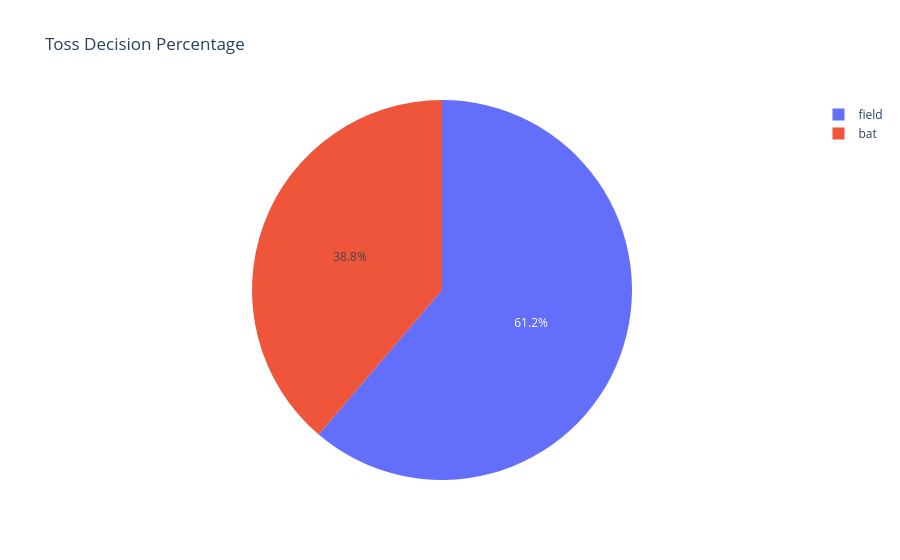

Source (notebook cell):
### Code cell
decision_df = (
    df["toss_decision"]
      .value_counts()
      .reset_index()
)

decision_df.columns = ["Decision", "Count"]

fig = px.pie(
    decision_df,
    names="Decision",
    values="Count",
    title="Toss Decision Percentage"
)

fig.show()

### Figure 1 — Plotly figure (JSON) as saved in the notebook; plotly's stock layout.template omitted (floating-point values rounded to 4 significant figures)
{"data": [{"domain": {"x": [0, 1], "y": [0, 1]}, "hovertemplate": "Decision=%{label}<br>Count=%{value}<extra></extra>", "labels": ["field", "bat"], "legendgroup": "", "name": "", "showlegend": true, "type": "pie", "values": [463, 293]}], "layout": {"legend": {"tracegroupgap": 0}, "title": {"text": "Toss Decision Percentage"}}}
